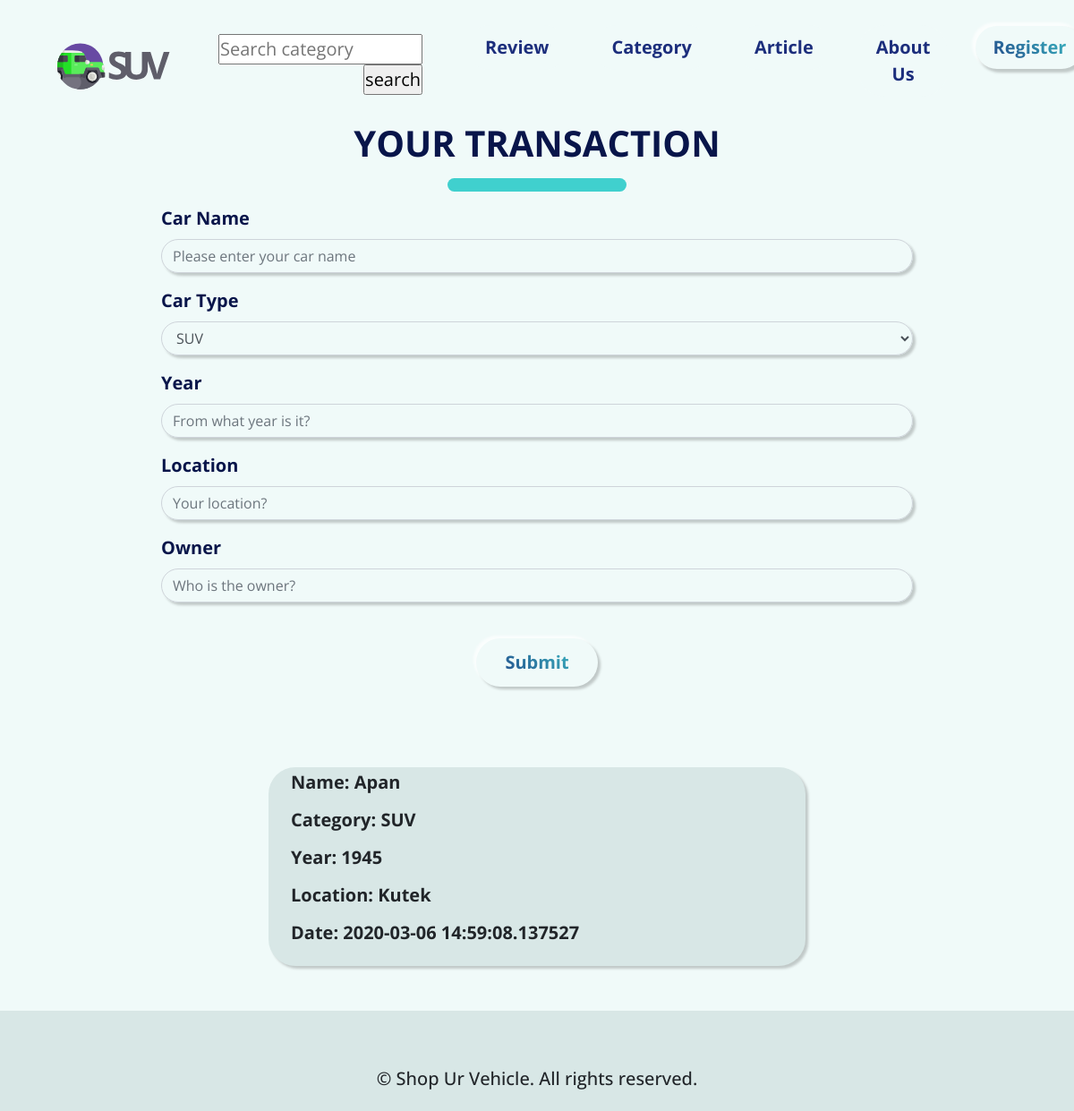
The page /transaction.html on the database as committed earlier.
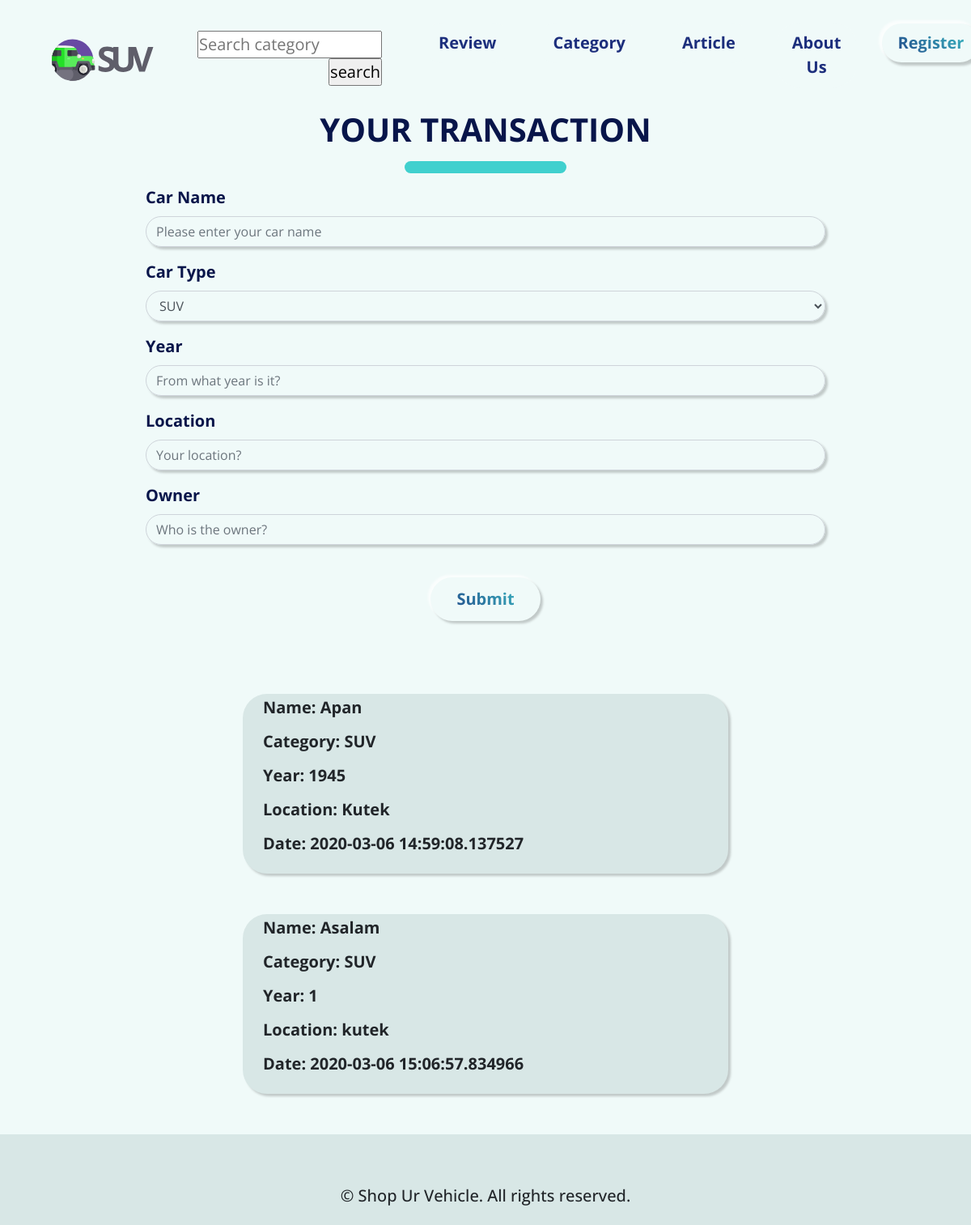
The same page on the database as committed later.
### suv/models.py (models this page shows)
class Transaction(models.Model):
    name = models.TextField(max_length=1000)
    category = models.ForeignKey(Category, on_delete=models.CASCADE)
    year = models.TextField(max_length=1000)
    city = models.TextField(max_length=1000)
    date = models.TextField(max_length=1000)

class Category(models.Model):
    car_type = models.TextField(max_length=1000)

### suv/views.py (the view)
# urls.py: path('transaction.html', transaction, name='transaction'),
def transaction(request):
    if request.method == "POST":
        req = request.POST
        form = TransactionForm(request.POST, request.FILES)
        type_car = Category.objects.get_or_create(car_type=req['car_type'])[0]
        type_car.save()
        new_car = Transaction.objects.create(name=req['name'],category=type_car,year = req['year'],city = req['location'],date=datetime.datetime.today())
        new_car.save()
        return redirect('/transaction.html')
    else:
        form = TransactionForm()
    cars = Transaction.objects.all()
    car_type = Category.objects.all()
    response = {'cars' : cars, 'car_type' : car_type}
    return render(request,'transaction.html',response)

### suv/templates/transaction.html (shortened to what this page needs)
{% extends 'base.html' %}
{% load static %}
{% block content %}
<div id="transaction">
    <div class="form" id="rent">
        <h1 id="title">YOUR TRANSACTION</h1>
        <div class="line"></div>
        <form method="POST">
            <div class="form-group">
                <label for="name" class="expl">Car Name</label>
                <input class="form-control" id="name" type="text" name="name" maxlength="255" required
                    placeholder="Please enter your car name">
            </div>
            <div class="form-group">
                <label for="carType" class=expl>Car Type</label>
                <select class="form-control" id="car_type" type="text" name="car_type" maxlength="6" required>
                    <option>SUV</option>
                </select>
            </div>
            <div class="form-group">
                <label for="year" class="expl">Year</label>
                <input class="form-control" id="year" type="text" name="year" maxlength="255" required
                    placeholder="From what year is it?">
            </div>
            <div class="form-group">
                <label for="location" class="expl">Location</label>
                <input class="form-control" id="location" type="text" name="location" maxlength="255" required
                    placeholder="Your location?">
            </div>
            <div class="form-group">
                <label for="owner" class="expl">Owner</label>
                <input class="form-control" id="owner" type="text" name="owner" maxlength="255" required
                    placeholder="Who is the owner?">
            </div>
            <button type="submit" id="submitBtn">Submit</button>
        </form>
    </div>
</div>
<div class="response">
    {% for i in cars %}
    <div class="row twelve">
        <h1 class="name">Name: {{ i.name }}</h1>
        <h1 class="category">Category: {{ i.category.car_type }}</h1>
        <h1 class="year">Year: {{ i.year }}</h1>
        <h1 class="city">Location: {{ i.city }}</h1>
        <h1 class="date" style="margin-bottom: 20px;">Date: {{ i.date }}</h1>
    </div>
    {% endfor %}
</div>
{% endblock %}

### suv/templates/base.html (shortened to what this page needs)
{% load static %}
<!doctype html>
<html lang="en">
<head>
    <link rel="stylesheet" href="https://stackpath.bootstrapcdn.com/bootstrap/4.4.1/css/bootstrap.min.css"
>
    <link rel="stylesheet" type="text/css" href="/static/css/style.css" media="screen" />
</head>
<body>
    <nav class="navbar navbar-expand-lg navbar-light fixed-top">
        <div class="collapse navbar-collapse ml-auto" id="navbarNav">
            <a href="index.html"><img src="/static/img/LOGO.svg"
                    style="width: 150px; margin-left: 4vw;" href="#home"></a>
            <ul class="navbar-nav ml-auto">
                <li class="nav-item">
                    <form action="category.html" method="GET" style="margin: 20px 20px 20px 10px; padding: 10px 20px">
                        <input type="text" name="q" placeholder="Search category"></input>
                        <input type="submit" value="search"></input>
                    </form>
                </li>
                <li class="nav-item">
                    <a class="nav-link js-scroll-trigger yellow-text" href="review.html">Review</a>
                </li>
                <li class="nav-item">
                    <a class="nav-link js-scroll-trigger yellow-text" href="index.html#category">Category</a>
                </li>
                <li class="nav-item">
                    <a class="nav-link js-scroll-trigger" href="articles.html" id="articleBtn">Article</a>
                </li>
                <li class="nav-item">
                    <a class="nav-link js-scroll-trigger" href="index.html#about">About Us</a>
                </li>
                {% if user.is_authenticated %}
                <li class="nav-item">
                    <a class="nav-link js-scroll-trigger" id="register" href="signup.html">Hello, {{ request.user }}</a>
                </li>
                {% else %}
                <li class="nav-item">
                    <a class="nav-link js-scroll-trigger" id="register" href="signup.html">Register</a>
                </li>
                {% endif %}
            </ul>
        </div>
    </nav>
    {% block content %}
    {% endblock %}
    <footer id="copyright">
        <h1>© Shop Ur Vehicle. All rights reserved.</h1>
    </footer>
</body>
</html>

### suv/static/css/style.css (style rules this page uses)
* { margin: 0; padding: 0; scroll-behavior: smooth; box-sizing: border-box; }
body { margin: 0; padding: 0; font: 20px/1.5 'Open Sans', sans-serif; background-color: #F0FAF9; width: 100%; }
ul li { list-style: none; }
ul { padding: 0; margin: 0; }
img { width: 100px; }
.navbar-collapse { text-align: right; }
nav { background-color: #F0FAF9; }
.navbar-nav .nav-item .nav-link { display: block; float: right; margin: 20px 20px 20px 10px; padding: 10px 20px; max-width: 200px; height: auto; background-color: #F0FAF9; border-radius: 30px; font-weight: bold; text-align: center; color: #1C2E7C; }
.navbar-nav .nav-item .nav-link#register { background-color: #F0FAF9; background: -webkit-linear-gradient(45deg, #1C2E7C, #40D0CE); -webkit-background-clip: text; -webkit-text-fill-color: transparent; background-color: #F0FAF9; border-radius: 30px; box-shadow: -3px -3px 3px 0 rgba(255,255,255,0.7), 3px 3px 3px 0 rgba(0,0,0,0.2); }
footer#copyright { padding: 8vh 0 2vh 0; background-color: #D8E7E6; text-align: center; width: 100%; }
footer#copyright h1 { font-size: 20px; }
.form#rent { margin-left: auto; margin-right: auto; width: 70vw; }
.form#rent h1 { margin-top: 17vh; font-weight: bold; color: #08154A; text-align: center; }
.form#rent .line { width: 200px; height: 15px; margin: 15px auto; background-color: #40D0CE; border-radius: 15px; }
.form#rent .form-group { font-weight: bold; color: #08154A; }
.form#rent .form-group input, .form#rent .form-group textarea { border-radius: 20px; background-color: transparent; box-shadow: 3px 3px 3px 0 rgba(0,0,0,0.2); }
.form#rent .form-group select { border-radius: 20px; background-color: transparent; box-shadow: 3px 3px 3px 0 rgba(0,0,0,0.2); }
.form#rent button { display: flex; margin: 40px auto; padding: 10px 30px; border-radius: 40px; background-color: transparent; background-color: #F0FAF9; background: -webkit-linear-gradient(45deg, #1C2E7C, #40D0CE); -webkit-background-clip: text; -webkit-text-fill-color: transparent; font-weight: bold; border-radius: 30px; border-color: transparent; box-shadow: -3px -3px 3px 0 rgba(255,255,255,0.7), 3px 3px 3px 0 rgba(0,0,0,0.2); }
.line { position: relative; margin-left: auto; margin-right: auto; margin-bottom: 4vw; height: 10px; width: 30vh; background-color: #40D0CE; border-radius: 50px; }
.response { max-height: 1000px; overflow-y: scroll; }
.row.twelve { background-color: #D8E7E6; display: flex; margin: 50px; width: 50vw; margin-left: auto; margin-right: auto; border-radius: 30px; box-shadow: 3px 3px 3px 0 rgba(0,0,0,0.2); }
.row.twelve h1 { width: 100%; padding: 5px; margin-left: 20px; font-size: 20px; font-weight: bold; }

### suv/templates/base.html (style rules this page uses)
html, body { width: 100%; height: 100%; margin: 0; padding: 0; overflow-x: hidden; }

Rows that differ between the two databases and show on the page:
added Transaction: name "Asalam", category.car_type "SUV", year "1", city "kutek", date "2020-03-06 15:06:57.834966"
